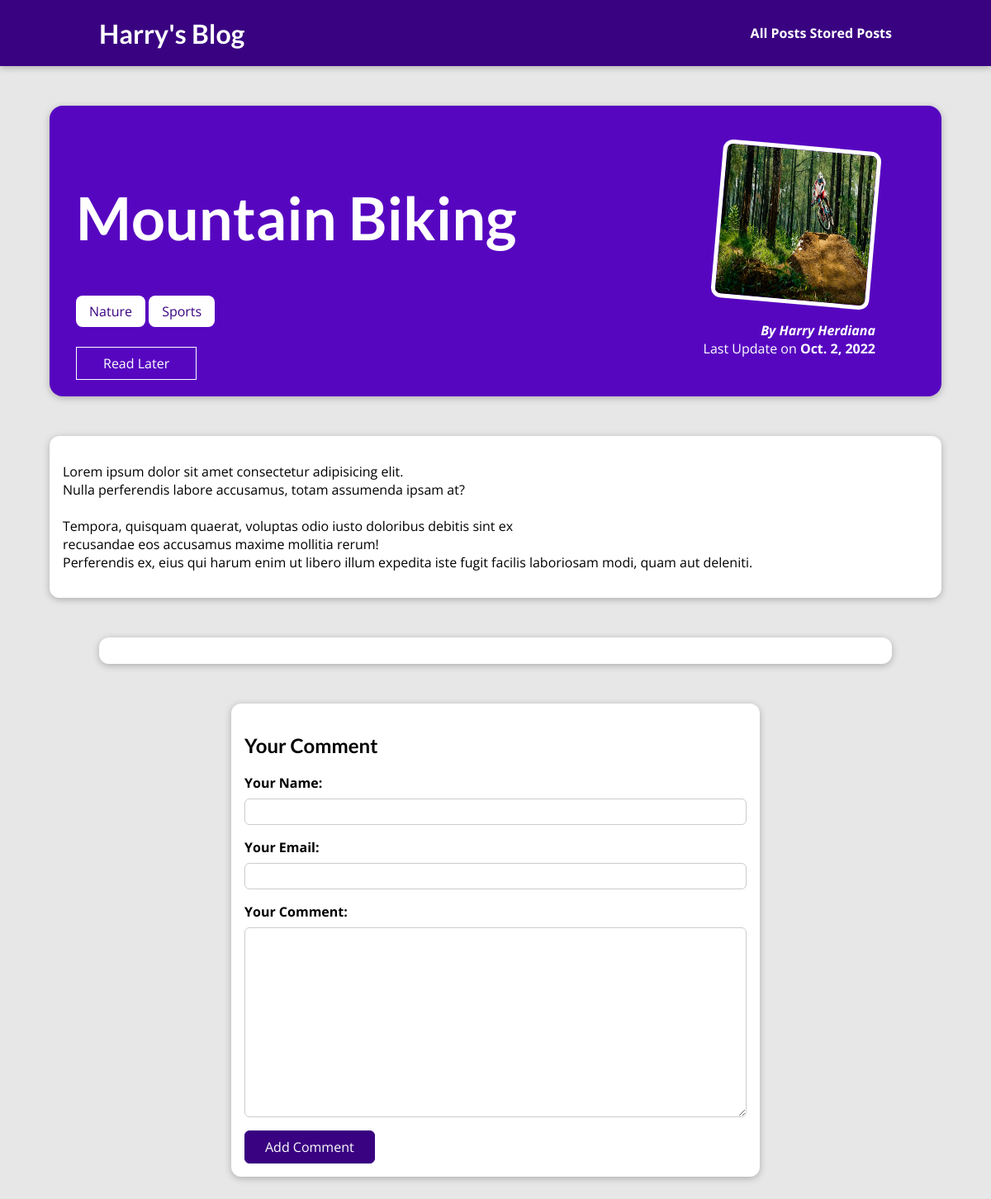
The page /post/mountain-biking on the database its author committed.
### blog/models.py (models this page shows, shortened)
class Post(models.Model):
    author = models.ForeignKey(Author, on_delete=models.SET_NULL,related_name="posts",null=True)
    excerpt = models.CharField(max_length=100,null=True)
    title = models.CharField(max_length=50)
    image = models.ImageField(upload_to="posts",null=True)
    date = models.DateField(auto_now=False)
    slug = models.SlugField(default="", blank=True, null=False, db_index=True)
    content = models.TextField(validators=[MinLengthValidator(10)])
    tag = models.ManyToManyField(Tag)

class Tag(models.Model):
    caption = models.CharField(max_length=100)

class Author(models.Model):
    first_name = models.CharField(max_length=50)
    last_name = models.CharField(max_length=50)
    email_address = models.EmailField(max_length=100)
    def __str__(self):
        return f"{self.first_name} {self.last_name}"

### blog/views.py (the view, shortened to what this page needs)
# urls.py: path("post/<slug:slug>", views.PostDetailView.as_view(), name="post_detail_page"),
class PostDetailView(View):
    def is_stored_posts(self,request,post_id):
        stored_posts = request.session.get("stored_posts")
        if stored_posts is not None:
            is_saved_for_later = post_id in stored_posts
        else:
            is_saved_for_later=False
        return is_saved_for_later
    def get(self,request,slug):
        post = Post.objects.get(slug=slug)
        context = {
            "post":post,
            "post_tags":post.tag.all(),
            "comment_form":CommentForm,
            "comments": post.comments.all().order_by("-id"),
            "saved_for_later": self.is_stored_posts(request,post.id),
        }
        return render(request,"blog/post_detail.html",context)

### blog/templates/blog/post_detail.html (shortened to what this page needs)
{% extends 'base.html' %}
{% load static %}
{% block css_files %}
<link rel="stylesheet" href="{% static 'blog/post_detail.css' %}" />
{% endblock css_files %}
{% block content %}
<section id="summary">
  <h2>{{post.title}}</h2>
    <div>
    {% for tag in post_tags %}
      <span class="tag">{{ tag.caption }}</span>
    {% endfor %}
  </div>
  <div id="read-later">
  <form action="{% url 'read_later' %}" method="POST">
  <button>{% if saved_for_later %}
  Remove from "Read Later"
  {% else %}
  Read Later
  {% endif %}
  </button>
  </form>
  </div>
  <article>
    <img src="{{post.image.url}}" alt="Post Title" />
    <address>By {{post.author|title}}</address>
    <div>Last Update on <time>{{post.date |date}}</time></div>
  </article>
</section>
<main>{{post.content|linebreaks}}</main>
<section id="comments">
</section>
  <section id="comment-form">
    <h2>Your Comment</h2>
    <form action="{% url "post_detail_page" post.slug %}" method="POST">
      {% csrf_token %} {% for form_field in comment_form %}
      <div class="form-control {% if form_field.errors %}invalid{% endif %}">
        {{form_field.label_tag}}
        {{form_field}}
      </div>
      {% endfor %}
      <button>Add Comment</button>
    </form>
  </section>
{% endblock content %}

### static/app.css (style rules this page uses)
* { box-sizing: border-box; }
html { font-family: 'Open Sans', 'Lato', sans-serif; }
body { margin: 0; }
h1, h2, h3 { font-family: 'Lato', sans-serif; font-weight: bold; }

### blog/static/blog/post_detail.css (style rules this page uses)
body { background-color: #e7e7e7; }
#summary { margin: 8rem auto 3rem auto; padding: 2rem; width: 90%; max-width: 90rem; border-radius: 16px; background-color: #5706c0; position: relative; box-shadow: 0 2px 8px rgba(0, 0, 0, 0.25); height: 22rem; }
#summary h2 { color: white; font-size: 4.5rem; }
#summary article { position: absolute; top: 2rem; right: 3rem; padding: 1rem 2rem; border-radius: 12px; text-align: right; color: white; }
#summary article img { width: 12rem; height: 12rem; border-radius: 12px; transform: rotateZ(5deg); border: 5px solid white; margin-bottom: 1rem; }
#summary address { font-weight: bold; }
#summary time { font-weight: bold; }
#read-later { margin:2rem 0; }
#read-later button { background-color: transparent; border:1px solid white; padding:0.5rem 2rem; font: inherit; color: white; }
main { width: 90%; max-width: 90rem; margin: 3rem auto; background-color: white; padding: 1rem; border-radius: 12px; box-shadow: 0 2px 8px rgba(0, 0, 0, 0.25); }
.tag { background-color: white; color: #390281; padding: 0.5rem 1rem; border-radius: 8px; }
#comment-form { margin: 3rem auto; width: 90%; max-width: 40rem; border-radius: 12px; background-color: white; box-shadow: 0 2px 8px rgba(0, 0, 0, 0.25); padding: 1rem; }
#comment-form button { font: inherit; background-color: #390281; color: white; border: 1px solid #390281; padding: 0.5rem 1.5rem; border-radius: 6px; cursor: pointer; }
.form-control { margin-bottom: 1rem; }
.form-control label { font-weight: bold; margin-bottom: 0.5rem; display: block; }
.form-control input, .form-control textarea { display: block; width: 100%; font: inherit; padding: 0.25rem; border-radius: 6px; border: 1px solid #ccc; }
#comments { margin: 3rem auto; width: 90%; max-width: 60rem; border-radius: 12px; background-color: white; box-shadow: 0 2px 8px rgba(0, 0, 0, 0.25); padding: 1rem 2rem; }

### rows shown on the page
Post: title "Mountain Biking", image (picture), author "Harry Herdiana", date "Oct. 2, 2022", content "Lorem ipsum dolor sit amet consectetur adipisicing elit. Nulla perferendis labore accusamus, totam assumenda ipsam at? Tempora, quisquam quaerat, voluptas odio iusto doloribus debitis sint ex recusandae eos accusamus maxime mollitia rerum! Perferendis ex, eius qui harum enim ut libero illum expedita iste fugit facilis laboriosam modi, quam aut deleniti."
Tag: caption "Nature"
Tag: caption "Sports"
